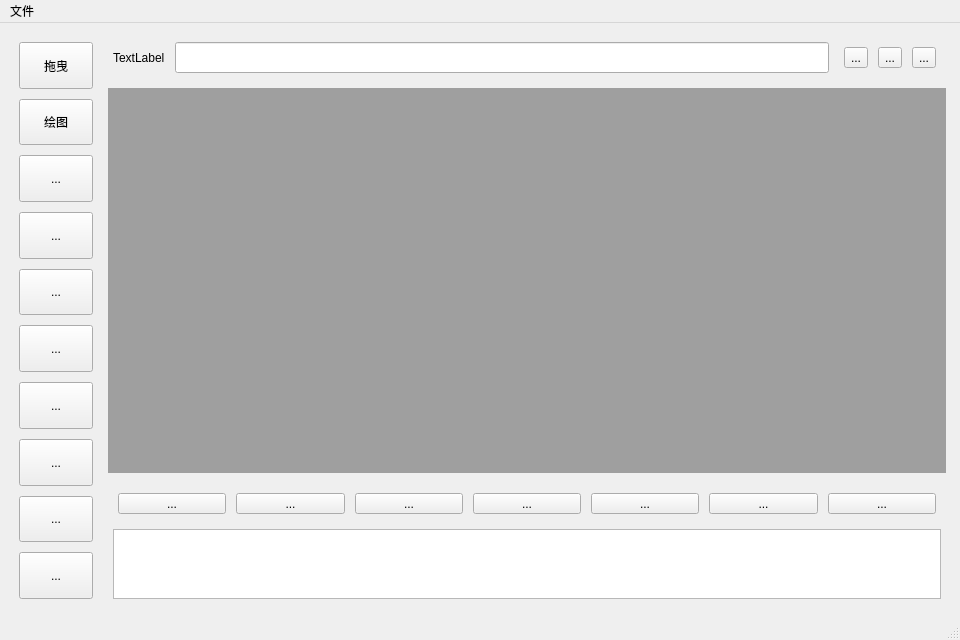
<?xml version="1.0" encoding="UTF-8"?>
<ui version="4.0">
 <class>MainWindow</class>
 <widget class="QMainWindow" name="MainWindow">
  <property name="geometry">
   <rect>
    <x>0</x>
    <y>0</y>
    <width>960</width>
    <height>640</height>
   </rect>
  </property>
  <property name="windowTitle">
   <string>MainWindow</string>
  </property>
  <widget class="QWidget" name="centralwidget">
   <layout class="QGridLayout" name="gridLayout_2">
    <item row="0" column="0">
     <layout class="QGridLayout" name="gridLayout" rowstretch="1,10,2" columnstretch="1,10">
      <property name="leftMargin">
       <number>5</number>
      </property>
      <property name="topMargin">
       <number>5</number>
      </property>
      <property name="rightMargin">
       <number>5</number>
      </property>
      <property name="bottomMargin">
       <number>5</number>
      </property>
      <property name="spacing">
       <number>10</number>
      </property>
      <item row="2" column="1">
       <layout class="QVBoxLayout" name="verticalLayout_2" stretch="1,8">
        <property name="spacing">
         <number>10</number>
        </property>
        <property name="leftMargin">
         <number>5</number>
        </property>
        <property name="topMargin">
         <number>5</number>
        </property>
        <property name="rightMargin">
         <number>5</number>
        </property>
        <property name="bottomMargin">
         <number>5</number>
        </property>
        <item>
         <layout class="QHBoxLayout" name="horizontalLayout">
          <property name="spacing">
           <number>10</number>
          </property>
          <property name="leftMargin">
           <number>5</number>
          </property>
          <property name="topMargin">
           <number>5</number>
          </property>
          <property name="rightMargin">
           <number>5</number>
          </property>
          <property name="bottomMargin">
           <number>5</number>
          </property>
          <item>
           <widget class="QToolButton" name="toolButton_20">
            <property name="sizePolicy">
             <sizepolicy hsizetype="Preferred" vsizetype="Preferred">
              <horstretch>0</horstretch>
              <verstretch>0</verstretch>
             </sizepolicy>
            </property>
            <property name="text">
             <string>...</string>
            </property>
           </widget>
          </item>
          <item>
           <widget class="QToolButton" name="toolButton_19">
            <property name="sizePolicy">
             <sizepolicy hsizetype="Preferred" vsizetype="Preferred">
              <horstretch>0</horstretch>
              <verstretch>0</verstretch>
             </sizepolicy>
            </property>
            <property name="text">
             <string>...</string>
            </property>
           </widget>
          </item>
          <item>
           <widget class="QToolButton" name="toolButton_11">
            <property name="sizePolicy">
             <sizepolicy hsizetype="Preferred" vsizetype="Preferred">
              <horstretch>0</horstretch>
              <verstretch>0</verstretch>
             </sizepolicy>
            </property>
            <property name="text">
             <string>...</string>
            </property>
           </widget>
          </item>
          <item>
           <widget class="QToolButton" name="toolButton_12">
            <property name="sizePolicy">
             <sizepolicy hsizetype="Preferred" vsizetype="Preferred">
              <horstretch>0</horstretch>
              <verstretch>0</verstretch>
             </sizepolicy>
            </property>
            <property name="text">
             <string>...</string>
            </property>
           </widget>
          </item>
          <item>
           <widget class="QToolButton" name="toolButton_13">
            <property name="sizePolicy">
             <sizepolicy hsizetype="Preferred" vsizetype="Preferred">
              <horstretch>0</horstretch>
              <verstretch>0</verstretch>
             </sizepolicy>
            </property>
            <property name="text">
             <string>...</string>
            </property>
           </widget>
          </item>
          <item>
           <widget class="QToolButton" name="toolButton_15">
            <property name="sizePolicy">
             <sizepolicy hsizetype="Preferred" vsizetype="Preferred">
              <horstretch>0</horstretch>
              <verstretch>0</verstretch>
             </sizepolicy>
            </property>
            <property name="text">
             <string>...</string>
            </property>
           </widget>
          </item>
          <item>
           <widget class="QToolButton" name="toolButton_14">
            <property name="sizePolicy">
             <sizepolicy hsizetype="Preferred" vsizetype="Preferred">
              <horstretch>0</horstretch>
              <verstretch>0</verstretch>
             </sizepolicy>
            </property>
            <property name="text">
             <string>...</string>
            </property>
           </widget>
          </item>
         </layout>
        </item>
        <item>
         <widget class="QTextBrowser" name="textBrowser"/>
        </item>
       </layout>
      </item>
      <item row="0" column="0" rowspan="3">
       <layout class="QVBoxLayout" name="verticalLayout">
        <property name="spacing">
         <number>10</number>
        </property>
        <property name="leftMargin">
         <number>5</number>
        </property>
        <property name="topMargin">
         <number>5</number>
        </property>
        <property name="rightMargin">
         <number>5</number>
        </property>
        <property name="bottomMargin">
         <number>5</number>
        </property>
        <item>
         <widget class="QToolButton" name="dragButton">
          <property name="sizePolicy">
           <sizepolicy hsizetype="Preferred" vsizetype="Preferred">
            <horstretch>0</horstretch>
            <verstretch>0</verstretch>
           </sizepolicy>
          </property>
          <property name="text">
           <string>拖曳</string>
          </property>
         </widget>
        </item>
        <item>
         <widget class="QToolButton" name="drawButton">
          <property name="sizePolicy">
           <sizepolicy hsizetype="Preferred" vsizetype="Preferred">
            <horstretch>0</horstretch>
            <verstretch>0</verstretch>
           </sizepolicy>
          </property>
          <property name="text">
           <string>绘图</string>
          </property>
         </widget>
        </item>
        <item>
         <widget class="QToolButton" name="toolButton_9">
          <property name="sizePolicy">
           <sizepolicy hsizetype="Preferred" vsizetype="Preferred">
            <horstretch>0</horstretch>
            <verstretch>0</verstretch>
           </sizepolicy>
          </property>
          <property name="text">
           <string>...</string>
          </property>
         </widget>
        </item>
        <item>
         <widget class="QToolButton" name="toolButton_10">
          <property name="sizePolicy">
           <sizepolicy hsizetype="Preferred" vsizetype="Preferred">
            <horstretch>0</horstretch>
            <verstretch>0</verstretch>
           </sizepolicy>
          </property>
          <property name="text">
           <string>...</string>
          </property>
         </widget>
        </item>
        <item>
         <widget class="QToolButton" name="toolButton_7">
          <property name="sizePolicy">
           <sizepolicy hsizetype="Preferred" vsizetype="Preferred">
            <horstretch>0</horstretch>
            <verstretch>0</verstretch>
           </sizepolicy>
          </property>
          <property name="text">
           <string>...</string>
          </property>
         </widget>
        </item>
        <item>
         <widget class="QToolButton" name="toolButton_6">
          <property name="sizePolicy">
           <sizepolicy hsizetype="Preferred" vsizetype="Preferred">
            <horstretch>0</horstretch>
            <verstretch>0</verstretch>
           </sizepolicy>
          </property>
          <property name="text">
           <string>...</string>
          </property>
         </widget>
        </item>
        <item>
         <widget class="QToolButton" name="toolButton_5">
          <property name="sizePolicy">
           <sizepolicy hsizetype="Preferred" vsizetype="Preferred">
            <horstretch>0</horstretch>
            <verstretch>0</verstretch>
           </sizepolicy>
          </property>
          <property name="text">
           <string>...</string>
          </property>
         </widget>
        </item>
        <item>
         <widget class="QToolButton" name="toolButton_4">
          <property name="sizePolicy">
           <sizepolicy hsizetype="Preferred" vsizetype="Preferred">
            <horstretch>0</horstretch>
            <verstretch>0</verstretch>
           </sizepolicy>
          </property>
          <property name="text">
           <string>...</string>
          </property>
         </widget>
        </item>
        <item>
         <widget class="QToolButton" name="toolButton_2">
          <property name="sizePolicy">
           <sizepolicy hsizetype="Preferred" vsizetype="Preferred">
            <horstretch>0</horstretch>
            <verstretch>0</verstretch>
           </sizepolicy>
          </property>
          <property name="text">
           <string>...</string>
          </property>
         </widget>
        </item>
        <item>
         <widget class="QToolButton" name="toolButton">
          <property name="sizePolicy">
           <sizepolicy hsizetype="Preferred" vsizetype="Preferred">
            <horstretch>0</horstretch>
            <verstretch>0</verstretch>
           </sizepolicy>
          </property>
          <property name="text">
           <string>...</string>
          </property>
         </widget>
        </item>
       </layout>
      </item>
      <item row="0" column="1">
       <layout class="QHBoxLayout" name="horizontalLayout_3">
        <property name="spacing">
         <number>10</number>
        </property>
        <property name="leftMargin">
         <number>5</number>
        </property>
        <property name="topMargin">
         <number>5</number>
        </property>
        <property name="rightMargin">
         <number>5</number>
        </property>
        <property name="bottomMargin">
         <number>5</number>
        </property>
        <item>
         <widget class="QLabel" name="label">
          <property name="text">
           <string>TextLabel</string>
          </property>
         </widget>
        </item>
        <item>
         <widget class="QLineEdit" name="lineEdit">
          <property name="sizePolicy">
           <sizepolicy hsizetype="Expanding" vsizetype="Preferred">
            <horstretch>0</horstretch>
            <verstretch>0</verstretch>
           </sizepolicy>
          </property>
         </widget>
        </item>
        <item>
         <layout class="QHBoxLayout" name="horizontalLayout_2">
          <property name="spacing">
           <number>10</number>
          </property>
          <property name="leftMargin">
           <number>5</number>
          </property>
          <property name="topMargin">
           <number>5</number>
          </property>
          <property name="rightMargin">
           <number>5</number>
          </property>
          <property name="bottomMargin">
           <number>5</number>
          </property>
          <item>
           <widget class="QToolButton" name="toolButton_16">
            <property name="sizePolicy">
             <sizepolicy hsizetype="Preferred" vsizetype="Preferred">
              <horstretch>0</horstretch>
              <verstretch>0</verstretch>
             </sizepolicy>
            </property>
            <property name="text">
             <string>...</string>
            </property>
           </widget>
          </item>
          <item>
           <widget class="QToolButton" name="toolButton_17">
            <property name="sizePolicy">
             <sizepolicy hsizetype="Preferred" vsizetype="Preferred">
              <horstretch>0</horstretch>
              <verstretch>0</verstretch>
             </sizepolicy>
            </property>
            <property name="text">
             <string>...</string>
            </property>
           </widget>
          </item>
          <item>
           <widget class="QToolButton" name="toolButton_18">
            <property name="sizePolicy">
             <sizepolicy hsizetype="Preferred" vsizetype="Preferred">
              <horstretch>0</horstretch>
              <verstretch>0</verstretch>
             </sizepolicy>
            </property>
            <property name="text">
             <string>...</string>
            </property>
           </widget>
          </item>
         </layout>
        </item>
       </layout>
      </item>
      <item row="1" column="1">
       <widget class="QMdiArea" name="mdiArea"/>
      </item>
     </layout>
    </item>
   </layout>
  </widget>
  <widget class="QMenuBar" name="menubar">
   <property name="geometry">
    <rect>
     <x>0</x>
     <y>0</y>
     <width>960</width>
     <height>30</height>
    </rect>
   </property>
   <widget class="QMenu" name="menu_2">
    <property name="title">
     <string>文件</string>
    </property>
    <addaction name="action_3"/>
    <addaction name="action_4"/>
    <addaction name="action_5"/>
    <addaction name="action_6"/>
    <addaction name="action_7"/>
    <addaction name="action_8"/>
   </widget>
   <addaction name="menu_2"/>
  </widget>
  <widget class="QStatusBar" name="statusbar"/>
  <action name="action_3">
   <property name="text">
    <string>新建文档</string>
   </property>
  </action>
  <action name="action_4">
   <property name="text">
    <string>新建工程</string>
   </property>
  </action>
  <action name="action_5">
   <property name="text">
    <string>打开项目</string>
   </property>
  </action>
  <action name="action_6">
   <property name="text">
    <string>最近访问</string>
   </property>
  </action>
  <action name="action_7">
   <property name="text">
    <string>保存所有</string>
   </property>
  </action>
  <action name="action_8">
   <property name="text">
    <string>关闭所有</string>
   </property>
  </action>
 </widget>
 <resources/>
 <connections/>
</ui>
